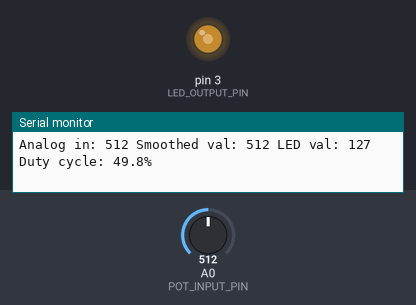
A sketch run on a simulated Arduino Uno, built with avr-gcc and run on an emulated ATmega328P. Shown: output pins drawn as LEDs (lit = HIGH), the last lines printed to the serial monitor. The inputs (shaded band) are chosen by the test bench; at power-on: A0 (POT_INPUT_PIN) = 512.

Above: at 1.2 s.
1.3 s: A0 (POT_INPUT_PIN) set to 122
At 2.5 s:
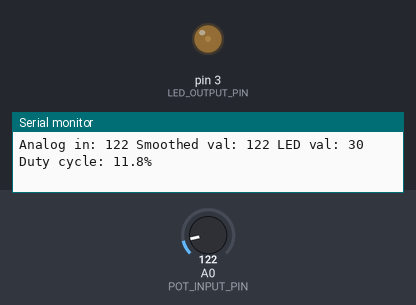
4.3 s: A0 (POT_INPUT_PIN) set to 0
At 4.47 s:
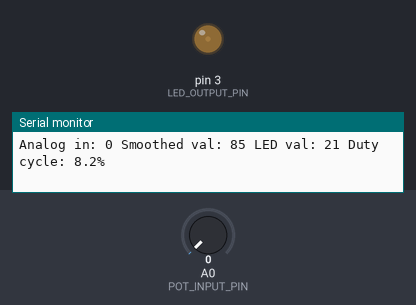
7.3 s: A0 (POT_INPUT_PIN) set to 900
At 8.3 s:
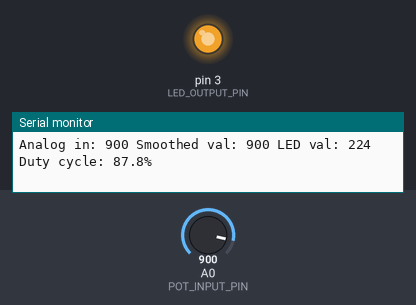
Timing chart, 0 to 10.3 s (numbered marks = the images above; inputs shaded):
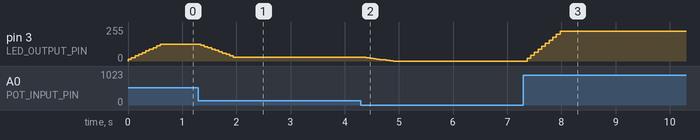

The sketch:

TrimpotLEDSmoothed.ino
```cpp
/*
 * This example reads in a potentiometer value (from A0) and sets the brightness
 * of an LED (hooked up to Pin 3). As the potentiomer readings can be a bit noisy,
 * we take a simple moving average using a SMOOTHING_WINDOW_SIZE of 10 (as the default).
 * If you increase this window size, you will get a smoother signal but at a cost of lag.
 *
 * The analogWrite() function uses PWM, so if you want to change the pin you're
 * using, be sure to use another PWM capable pin. On the Arduino Uno, the PWM pins
 * are identified with a "~" sign, like ~3, ~5, ~6, ~9, ~10 and ~11. For other Arduino
 * boards, please consult the pin layout data sheet.
 *
 * By Jon E. Froehlich
 * @jonfroehlich
 * http://makeabilitylab.io
 *
 * For a walkthrough and circuit diagram, see:
 * https://makeabilitylab.github.io/physcomp/arduino/potentiometers.html
 *
 * Smoothing based on:
 * https://www.arduino.cc/en/Tutorial/BuiltInExamples/Smoothing
 *
 */

// The Arduino Uno ADC is 10 bits (thus, 0 - 1023 values)
#define MAX_ANALOG_INPUT_VAL 1023

const int LED_OUTPUT_PIN = 3;
const int POT_INPUT_PIN = A0;

// Define the number of samples to keep track of. The higher the number, the
// more the readings will be smoothed, but the slower the output will respond to
// the input. Using a constant rather than a normal variable lets us use this
// value to determine the size of the readings array.
const int SMOOTHING_WINDOW_SIZE = 10; // 10 samples

int _samples[SMOOTHING_WINDOW_SIZE];  // the readings from the analog input
int _curReadIndex = 0;                // the index of the current reading
int _sampleTotal = 0;                 // the running total
int _sampleAvg = 0;                   // the average

void setup() {
  pinMode(LED_OUTPUT_PIN, OUTPUT);
  Serial.begin(9600);

  // initialize all the readings to 0:
  for (int i = 0; i < SMOOTHING_WINDOW_SIZE; i++) {
    _samples[i] = 0;
  }
}

void loop() {

  // subtract the last reading:
  _sampleTotal = _sampleTotal - _samples[_curReadIndex];

  // read the potentiometer value
  int potVal = analogRead(POT_INPUT_PIN);
  _samples[_curReadIndex] = potVal;

  // add the reading to the total:
  _sampleTotal = _sampleTotal + _samples[_curReadIndex];

  // advance to the next position in the array:
  _curReadIndex = _curReadIndex + 1;

  // if we're at the end of the array...
  if (_curReadIndex >= SMOOTHING_WINDOW_SIZE) {
    // ...wrap around to the beginning:
    _curReadIndex = 0;
  }

  // calculate the average:
  _sampleAvg = _sampleTotal / SMOOTHING_WINDOW_SIZE;


  // the analogRead on the Arduino Uno goes from 0 to 1023. We need to remap
  // this value to the smaller range (0-255) since the analogWrite function can
  // only write out 0-255 (a byte--2^8). The map function provides a linear
  // mapping to do this (however, a better way would likely be some sort of
  // non-linear mapping given that perceived LED brightness is not linear with current,
  // perhaps logarithmic)
  int ledVal = map(_sampleAvg, 0, MAX_ANALOG_INPUT_VAL, 0, 255);

  // print the raw pot value and the converted led value
  Serial.print("Analog in: ");
  Serial.print(potVal);
  Serial.print(" Smoothed val: ");
  Serial.print(_sampleAvg);
  Serial.print(" LED val: ");
  Serial.print(ledVal);
  Serial.print(" Duty cycle: ");
  Serial.print(ledVal/255.0 * 100, 1);
  Serial.println("%");

  // write out the LED value. This value is translated to voltage by:
  // voltageVal = max_voltage * val/255 or voltageVal = 3.3V * val/255 in
  // the case of the RedBear Duo
  analogWrite(LED_OUTPUT_PIN, ledVal);

  delay(50);
}
```

Measured:
- after the input at 1.3 s, pin 3 (LED_OUTPUT_PIN): moves from 127/255 to 30/255 over 0.60 s, starting at once
- after the input at 4.3 s, pin 3 (LED_OUTPUT_PIN): moves from 30/255 to 0/255 over 0.56 s, starting at once
- after the input at 7.3 s, pin 3 (LED_OUTPUT_PIN): moves from 0/255 to 224/255 over 0.61 s, starting after 0.07 s
